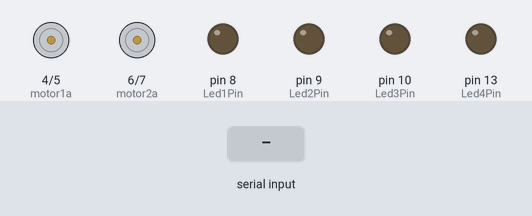
The sketch below on a simulated Arduino Uno, built with avr-gcc and run on an emulated ATmega328P. Shown: motor-driver pin pairs drawn as motors (green arrow = first pin HIGH = forward, orange = second pin HIGH = backward, longer = more drive), output pins drawn as LEDs (lit = HIGH). Inputs (shaded band) come from the test bench. What the sketch prints to the serial monitor is not drawn.

Above: at 1.2 s.
1.3 s: "F" received over the second serial link
At 2.2 s:
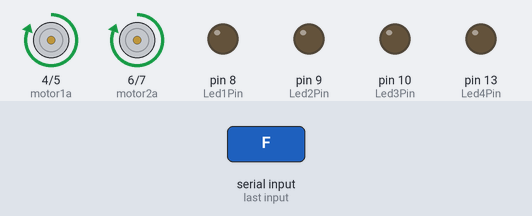
2.8 s: "B" received over the second serial link
At 3.3 s:
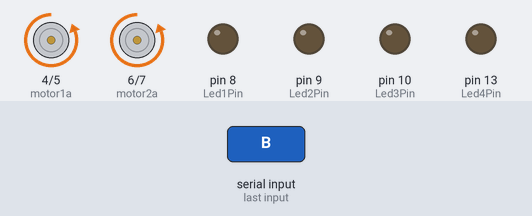
4.3 s: "R" received over the second serial link
At 5.5 s:
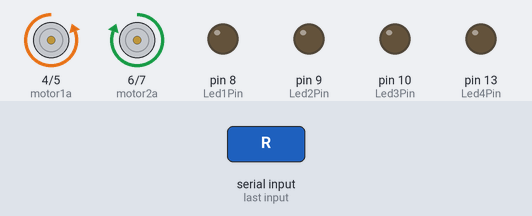
5.8 s: "L" received over the second serial link
At 6.9 s:
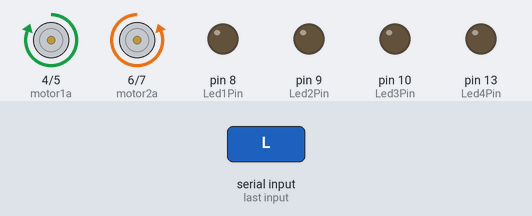
7.3 s: "S" received over the second serial link
At 8.0 s:
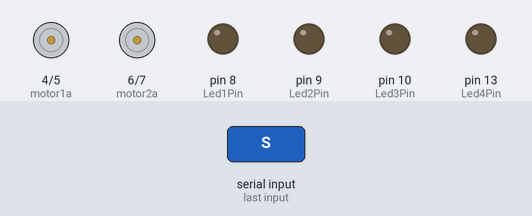
Timing chart, 0 to 9.8 s (numbered marks = the images above; inputs shaded):
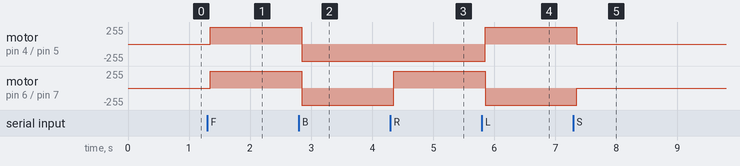

The sketch:

BTCar11.ino
```cpp
#include <SoftwareSerial.h>   // 引用程式庫

#define motor1a 4
#define motor1b 5
#define motor2a 6
#define motor2b 7

#define Led1Pin 8
#define Led2Pin 9
#define Led3Pin 10
#define Led4Pin 13

int Motor1direction = 1 ;
char BTChar ;
// 定義連接藍牙模組的序列埠
SoftwareSerial BT(11, 12); // 接收腳, 傳送腳


void initall()
{

 // init motor pin as output
   pinMode(motor1a,OUTPUT);
   pinMode(motor1b,OUTPUT);
   pinMode(motor2a,OUTPUT);
   pinMode(motor2b,OUTPUT);

   pinMode(Led1Pin,OUTPUT);
   pinMode(Led2Pin,OUTPUT);
   pinMode(Led3Pin,OUTPUT);
   pinMode(Led4Pin,OUTPUT);


}
 void setup()
 {
  initall();
   //init serial for debug
Serial.begin(9600);
Serial.println("Program Start Here ");

  // 設定藍牙模組的連線速率
  // 如果是HC-05，請改成38400
  BT.begin(9600);


 }

 void loop()
 {
  if (BT.available() >0)
      {
        BTChar = BT.read() ;
        if (BTChar == 70 )
            Forward() ;
        if (BTChar == 66 )
            Backward() ;
        if (BTChar == 82 )
            TurnRight() ;
        if (BTChar == 76 )
            TurnLeft() ;
        if (BTChar == 83 )
            CarStop() ;
      }
      delay(150);
 }

 void RightForward()
 {
   digitalWrite(motor1a,HIGH);
   digitalWrite(motor1b,LOW);
 }
 void RightBackward()
 {
   digitalWrite(motor1a,LOW );
   digitalWrite(motor1b,HIGH);
 }

 void RightStop()
 {
   digitalWrite(motor1a,LOW );
   digitalWrite(motor1b,LOW);
 }


 void LeftForward()
 {
   digitalWrite(motor2a,HIGH);
   digitalWrite(motor2b,LOW);
 }
 void LeftBackward()
 {
   digitalWrite(motor2a,LOW );
   digitalWrite(motor2b,HIGH);
 }

 void LeftStop()
 {
   digitalWrite(motor2a,LOW );
   digitalWrite(motor2b,LOW);
 }

void TurnRight()
{
  LeftForward() ;
  RightBackward() ;
}


void TurnLeft()
{
  RightForward() ;
  LeftBackward() ;
}
void Forward()
{
  LeftForward() ;
  RightForward() ;
}

void Backward()
{
  LeftBackward() ;
  RightBackward() ;
}


void CarStop()
{
  LeftStop() ;
  RightStop() ;
}

void RightFrontLight()
{
    digitalWrite(Led1Pin, HIGH) ;
}

void LeftFrontLight()
{
    digitalWrite(Led2Pin, HIGH) ;
}

void RightBackLight()
{
    digitalWrite(Led3Pin, HIGH) ;
}

void LeftBackLight()
{
    digitalWrite(Led4Pin, HIGH) ;
}

void FrontLight()
{
  RightFrontLight() ;
  LeftFrontLight() ;

}

void BackLight()
{
  RightBackLight() ;
  LeftBackLight() ;

}

void RightLight()
{
  RightFrontLight() ;
  RightBackLight() ;

}

void LeftLight()
{
  LeftFrontLight() ;
  LeftBackLight() ;

}
```

Measured:
- after the input at 1.3 s, motor on pin 4 (motor1a) / pin 5 (motor1b), motor on pin 6 (motor2a) / pin 7 (motor2b): stopped → forward 255/255 after 0.05 s
- after the input at 2.8 s, motor on pin 4 (motor1a) / pin 5 (motor1b), motor on pin 6 (motor2a) / pin 7 (motor2b): forward 255/255 → backward 255/255 after 0.05 s
- after the input at 4.3 s, motor on pin 6 (motor2a) / pin 7 (motor2b): backward 255/255 → forward 255/255 after 0.05 s
- after the input at 5.8 s, motor on pin 4 (motor1a) / pin 5 (motor1b): backward 255/255 → forward 255/255 after 0.05 s; motor on pin 6 (motor2a) / pin 7 (motor2b): forward 255/255 → backward 255/255 after 0.05 s
- after the input at 7.3 s, motor on pin 4 (motor1a) / pin 5 (motor1b): forward 255/255 → stopped after 0.05 s; motor on pin 6 (motor2a) / pin 7 (motor2b): backward 255/255 → stopped after 0.05 s
